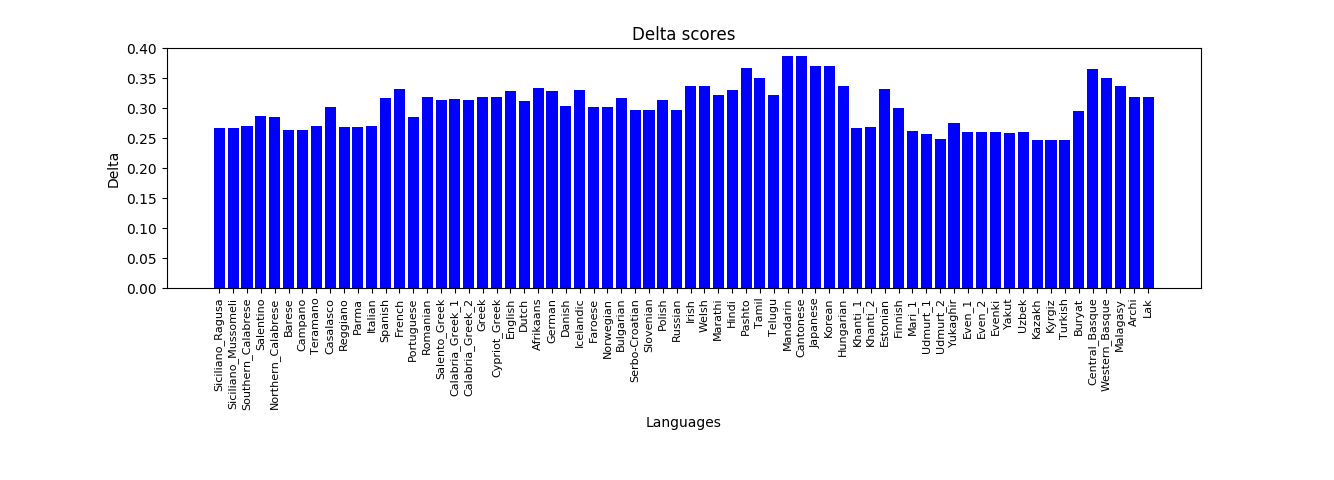

This figure's Python source:
#!/usr/bin/env python3
# -*- coding: utf-8 -*-

'''
Author: Andrea Ceolin
November 2019
'''

import matplotlib.pyplot as plt
import sys
import statistics

def main(file):
    labels=[]
    d=[]
    for line in open(file):
        if line[0].isnumeric(): #ignore all the lines which do not contain the taxa
            data = line.split()
            labels.append(data[1]) #save ids
            d.append(float(data[2])) #save delta scores
    #print summary statistics
    print('Median :', str(statistics.median(d)), 'Sd :', str(statistics.stdev(d)), ' Max :', str(max(d)), ' Min :', str(min(d)))
    labels = ['Siciliano_Ragusa', 'Siciliano_Mussomeli', 'Southern_Calabrese', 'Salentino',
              'Northern_Calabrese', 'Barese', 'Campano', 'Teramano', 'Casalasco', 'Reggiano', 'Parma',
              'Italian', 'Spanish', 'French', 'Portuguese', 'Romanian', 'Salento_Greek', 'Calabria_Greek_1',
              'Calabria_Greek_2', 'Greek', 'Cypriot_Greek', 'English', 'Dutch', 'Afrikaans', 'German', 'Danish',
              'Icelandic', 'Faroese', 'Norwegian', 'Bulgarian', 'Serbo-Croatian', 'Slovenian', 'Polish', 'Russian',
              'Irish', 'Welsh', 'Marathi', 'Hindi', 'Pashto', 'Tamil', 'Telugu', 'Mandarin', 'Cantonese', 'Japanese',
              'Korean', 'Hungarian', 'Khanti_1', 'Khanti_2', 'Estonian', 'Finnish', 'Mari_1', 'Mari_1','Udmurt_1','Udmurt_2',
              'Yukaghir', 'Even_1', 'Even_2',
              'Evenki', 'Yakut', 'Uzbek', 'Kazakh', 'Kyrgiz', 'Turkish', 'Buryat', 'Central_Basque', 'Western_Basque',
              'Malagasy', 'Archi', 'Lak']
    plt.bar(labels, d, color='blue')
    plt.xticks(rotation='vertical', fontsize=8)
    plt.title('Delta scores')
    plt.xlabel('Languages')
    plt.ylabel('Delta')
    plt.ylim(0,0.4) #specify y axis interval
    plt.subplots_adjust(top=0.9, bottom=0.4)
    plt.show()
    for tuple in sorted(zip(d,labels), reverse=True):
        print(tuple[0], '\t', tuple[1])

if __name__ == '__main__':
    main(sys.argv[1])
